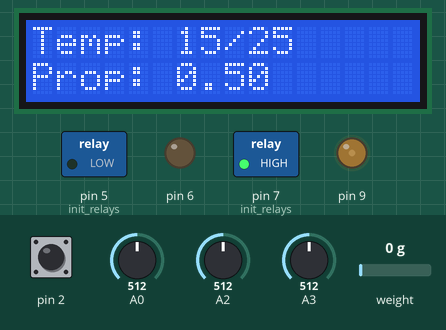
Simulated run of this program. Board: Arduino Uno, built with avr-gcc and run on an emulated ATmega328P. Parts: 16×2 character LCD, switched loads named in the program (green lamp = pin HIGH), output pins drawn as LEDs (lit = HIGH). The test bench sets the inputs (shaded band); at power-on: pin 2 HIGH, A0 = 512, weight on the scale 0 g, A2 = 512, A3 = 512.

Above: at 2.3 s.
2.4 s: pin 2 pulled LOW for 0.65 s
At 4.3 s:
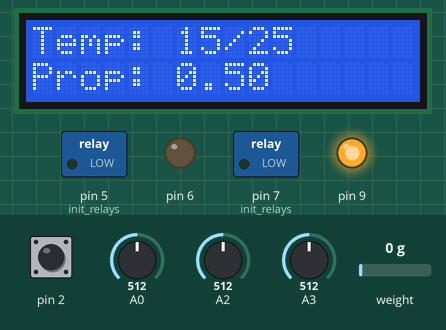
4.6 s: A0 set to 604
At 5.8 s:
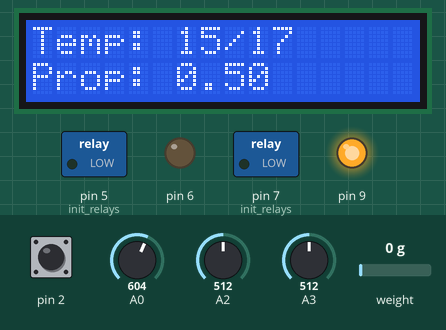
6.1 s: A0 set to 628
At 6.9 s:
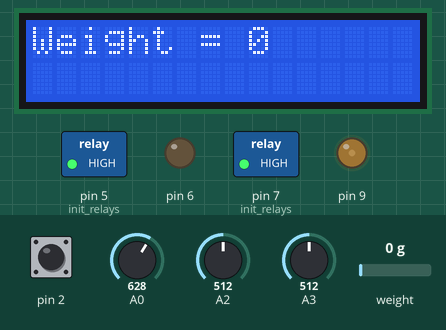
8.6 s: weight on the scale set to 193 g
At 8.86 s:
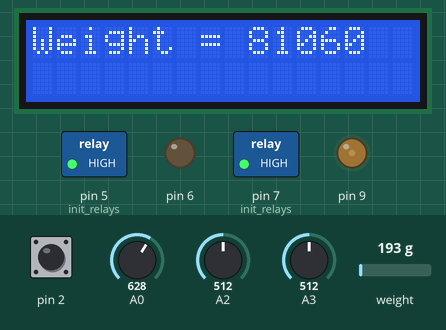
10.1 s: weight on the scale set to 232 g
At 10.83 s:
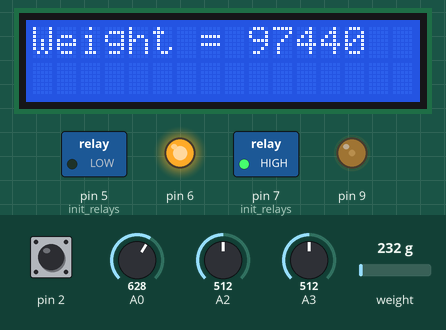
12.6 s: weight on the scale set to 395 g
At 13.29 s:
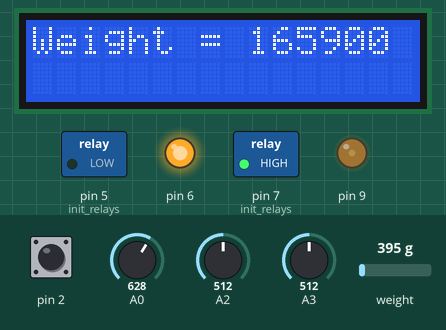
14.6 s: weight on the scale set to 447 g
Timing chart, 0 to 17.4 s (numbered marks = the images above; inputs shaded):
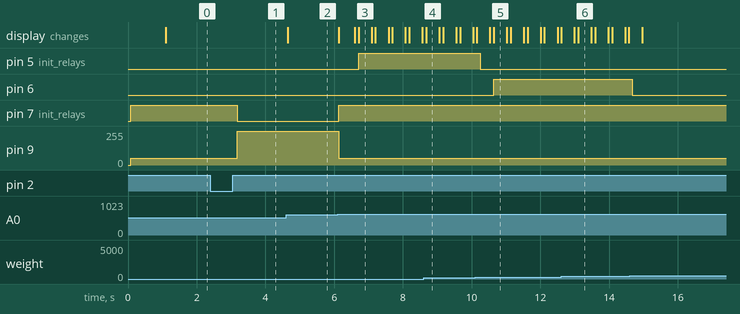

The program:

main.cpp
```cpp
#include <LiquidCrystal_I2C.h>
#include  <Wire.h>
#include <HX711.h>

#define FAN_PWM_DIV 5 // (1/FAN_PWM_DIV) = duty%
#define W_CUP 179510 // measure full cup weight

volatile int timer_0_ps = 0; // extra counting space for TIMER0
volatile bool interrupt = false; // interupt happened
volatile int state = 0; // state of the system
volatile int READ_FREQ_DIV = 30; // adition prescaler to slow down interupts

LiquidCrystal_I2C lcd(0x27,  16, 2);
const int LOADCELL_DOUT_PIN = 4;
const int LOADCELL_SCK_PIN = 3;
HX711 scale;

ISR(TIMER0_COMPA_vect) // about 60Hz
{
    timer_0_ps ++;
	if(timer_0_ps >= READ_FREQ_DIV) {
		timer_0_ps = 0;
		interrupt = true;
	}
}

ISR(INT0_vect) {
	if (state == 0)
		state = 1;
}

void adc_init(void)
{
    //Set ADC prescaler to 128 (don't need higher precision for this project)
    ADCSRA |= (1 << ADPS2) | (1 << ADPS1) | (1 << ADPS0);

    //Set ADC reference voltage to AVCC
    ADMUX |= (1 << REFS0);

    //Enable ADC
    ADCSRA |= (1 << ADEN);
}

uint16_t myAnalogRead(uint8_t channel)
{
    // Force input channel to be between 0 and 7 (as ADC pins are PA0-7)
    channel &= 0b00000111;

    // 1. Clear the old channel value (if any, last 5 bits in ADMUX)
    ADMUX &= ~(31 << MUX0);
    // 2. Select the new channel in ADMUX
    ADMUX |= (channel << MUX0);
    // 3. Start single conversion
    ADCSRA |= (1 << ADSC);
    // 4. Busy wait for conversion to complete
    while(!(ADCSRA & (1<<ADIF)));

    // Return ADC value
    return (ADC);
}

void Timer0_init_ctc(void)
{
    /* Clear previous settings */
    TCCR0A = 0;
    TCCR0B = 0;
	TCNT0 = 0;

    /* Set CTC mode */
    TCCR0A |= (1 << WGM01);

    /* Set prescaler to 1024 */
    TCCR0B |= (1 << CS02) | (1<<CS00);

    /* Activate Compare A interrupt */
    TIMSK0 |= (1 << OCIE0A);
	OCR0A = 255;
}

void Timer1_init_pwm() {
    DDRB |= (1 << PB1);  // Set PB1 (OC1A) as output

    // Set Fast PWM
    TCCR1A = (1 << COM1A1) | (1 << WGM11);  // Non-inverting, PWM A
    TCCR1B = (1 << WGM13) | (1 << WGM12) | (1 << CS10);  // Fast PWM, TOP = ICR1, prescaler = 1

    ICR1 = 639;  // TOP for 25kHz

	OCR1A = 640 / FAN_PWM_DIV - 1; // 20% duty
}

int read_temp_sens(int channel) {
	uint16_t t = myAnalogRead(channel); // Read raw value

	// NTC thermistor math to get read in Celsius
	float voltage = t * 5.0 / 1024.0;
	float Rt = 100000.0 * voltage / (5.0 - voltage);
    float tempK = 1.0 / (1.0/298.15 +log(Rt / 100000.0) / 3950.0);
    return int(tempK - 273.15);
}

int get_avg_liquid_temp(int prop, int ch1, int ch2) {
	// get the average temperature between the 2 sensors
	int t0 = read_temp_sens(ch1);
	int t1 = read_temp_sens(ch2);
	return (t0 * prop + t1 * (100 - prop)) / 100;
}

void pots_value(int *t, int *p) {
	int temp, propr, real_t, real_p;

	temp = myAnalogRead(2);
	real_t = (temp * 10 / 1024.0) + 10; // transform in 10 - 20 range

	propr = myAnalogRead(3);
	real_p = (propr / 1024.0) * 60 + 20; // transform in 20 - 80 range

	*t = real_t;
	*p = real_p;
}

void lcd_selection(int temp, int propr, int lq_t) {
	lcd.clear();
	lcd.setCursor(0, 0);
	lcd.printf("Temp: %d/%d", temp, lq_t);
	lcd.setCursor(0 ,1);
	lcd.printf("Prop: 0.%d", propr);
}

void init_INT0(void) {
	DDRD &= ~(1<<PD2); // PD2 as input
	PORTD |= (1 << PORTD2); // activate pull up

	EICRA &= ~(3 << ISC00); // activate INT0 on LOW
    EIMSK |= (1 << INT0);
}

void active_pump_1(void) {PORTD |= (1<<PD5);}
void dis_pump_1(void) {PORTD &= ~(1<<PD5);}

void active_pump_2(void) {PORTD |= (1<<PD6);}
void dis_pump_2(void) {PORTD &= ~(1<<PD6);}

void active_peltier(void) {
	PORTD &= ~(1<<PD7);
	OCR1A = ICR1; // ramp up fans(duty = 100%)
}
void dis_peltier(void) {
	PORTD |= (1<<PD7);
	OCR1A = (ICR1 + 1) / FAN_PWM_DIV - 1; // slow down fans(duty = 20%)
}

void init_relays(void) {
	DDRD |= (1<<PD5) | (1<<PD6) | (1<<PD7); // output pins
	PORTD |= (1<<PD7); // PD7 goes to pelteir realys, inative on HIGH
	PORTD &= ~((1<<PD5) | (1<<PD6)); // pump relays, inactive on LOW
}

void init_scale(void) {
	scale.begin(LOADCELL_DOUT_PIN, LOADCELL_SCK_PIN, 64);
	// system should be started with the cup in place
	scale.tare(); // zeroes the loadcell with the weight of the empty cup
}

long get_w(void) {
	return scale.get_value(1);
}


int main(void) {
	init();
	lcd.init();
	lcd.backlight();
	lcd.setCursor(0, 0);
	lcd.print("Starting...");
	adc_init();
	Timer0_init_ctc();
	Timer1_init_pwm();
	init_INT0();
	init_relays();
	init_scale();
	sei();
	state = 0;

	int temp = 0 ;
	int proportion = 0;
	int liq_t = 0;

	while(1) {

		if(state == 0) {
			if(interrupt) {
				liq_t = read_temp_sens(0); // read liquids temperature

				pots_value(&temp, &proportion); // read selection from potentiometers
				lcd_selection(temp, proportion, liq_t); // print pn LCD

				interrupt = false;
			}
		}

		else if (state == 1) {
			if(interrupt) {
				liq_t = read_temp_sens(0); // read liquids temperature

				lcd_selection(temp, proportion, liq_t); // rint selection

				if (liq_t > temp)
					active_peltier(); // if liquids are over the set temperature, they are cooled
				else {
					// liquids got to the target temp, stop cooling
					dis_peltier();
					state = 2;
				}
				interrupt = false;
			}
		}

		else if (state == 2) {
			if(interrupt) {

				lcd.clear();
				lcd.setCursor(0, 0);
				lcd.printf("Weight = %ld", get_w());

				active_pump_1();
				// chceck if the first liquid weight treshold is reached
				if(get_w() >= (W_CUP / 100) * proportion) {
					dis_pump_1();
					state = 3;
				}

				interrupt = false;
			}
		}

		else if (state == 3) {
			if(interrupt) {

				lcd.clear();
				lcd.setCursor(0, 0);
				lcd.printf("Weight = %ld", get_w());

				active_pump_2();
				// check if the cup is full with the rest of the second liquid
				if(get_w() >= W_CUP) {
					dis_pump_2();
					state = 4;
				}

				interrupt = false;
			}
		}

		else if (state == 4) {
			if(interrupt) {

				lcd.clear();
				lcd.setCursor(0, 0);
				lcd.print("Please pick up");

				// check if full cup was picked up
				if(get_w() < 200) {
					state = 0;
				}

				interrupt = false;
			}

		} else state = 0;
	}
}
```

Measured:
- the behaviour switches between 616 and 617 on A0 (found by bisection; images 2 and 3)
- the behaviour switches between 213 and 214 g on weight on the scale (found by bisection; images 4 and 5)
- after the input at 2.4 s, pin 7 (init_relays): HIGH → LOW after 0.78 s; pin 9: 51/255 → 255/255 after 0.78 s
- after the input at 4.6 s, the display: changes after 0.05 s (image 2)
- after the input at 6.1 s, pin 5 (init_relays): LOW → HIGH after 0.61 s; pin 7 (init_relays): LOW → HIGH at once; pin 9: 255/255 → 51/255 at once; the display: first changes at once (image 3 shows a later state)
- after the input at 8.6 s, the display: changes after 0.08 s (image 4)
- after the input at 10.1 s, pin 5 (init_relays): HIGH → LOW after 0.15 s; pin 6: LOW → HIGH after 0.55 s
- after the input at 12.6 s, the display: first differs from a run without the input after 0.50 s (image 6)
- after the input at 14.6 s, pin 6: HIGH → LOW after 0.08 s
